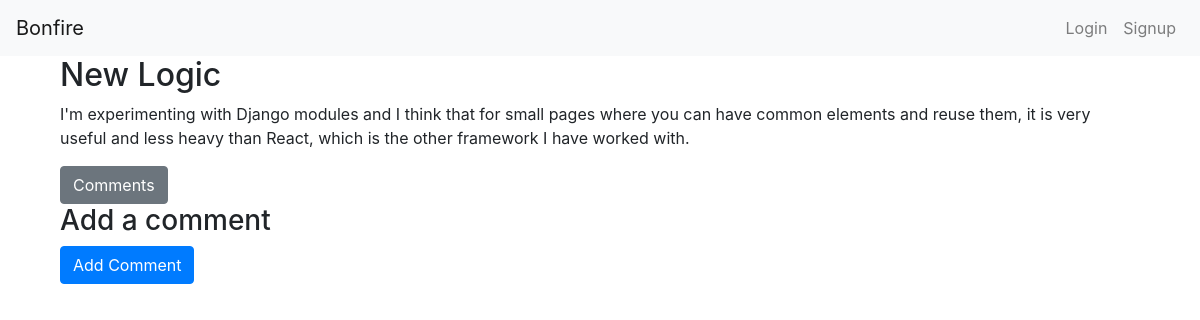
The app's page /post/2/ with its own data.
### blog/models.py (models this page shows, shortened)
class Post(models.Model):
    author = models.ForeignKey(CustomUser, on_delete=models.CASCADE, related_name='posts')
    title = models.CharField(max_length=255)
    keywords = models.CharField(max_length=255, default='')  # Añadir campo de keywords
    content = models.TextField()
    created_at = models.DateTimeField(auto_now_add=True)
    updated_at = models.DateTimeField(auto_now=True)

### blog/views.py (the view)
# urls.py: path('post/<int:pk>/', views.post_detail, name='post_detail'),
def post_detail(request, pk):
    post = get_object_or_404(Post, pk=pk)
    return render(request, 'blog/post_detail.html', {'post': post})

### blog/templates/blog/post_detail.html (shortened to what this page needs)
{% extends "base.html" %}
{% block content %}
<div class="container">
    <h2>{{ post.title }}</h2>
    <p>{{ post.content }}</p>
    <button class="btn btn-secondary" hx-get="{% url 'load_comments' post.pk %}" hx-target="#comments-container" hx-swap="innerHTML">Comments</button>
    <h3>Add a comment</h3>
    <form method="post" action="{% url 'add_comment' post.pk %}">
        <button type="submit" class="btn btn-primary">Add Comment</button>
    </form>
</div>
{% endblock %}

### records on screen
Post: title "New Logic", content "I'm experimenting with Django modules and I think that for small pages where you can have common elements and reuse them, it is very useful and less heavy than React, which is the other framework I have worked with."
